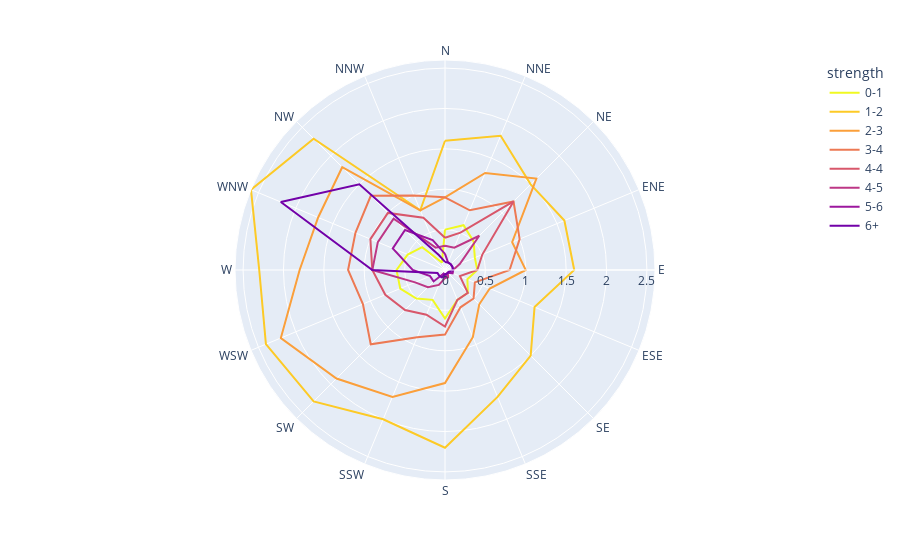

This figure's notebook cell:
### Code cell
fig.show()

### Figure 1 — Plotly figure (JSON) as saved in the notebook; plotly's stock layout.template omitted (floating-point values rounded to 4 significant figures)
{"data": [{"hovertemplate": "strength=0-1<br>frequency=%{r}<br>direction=%{theta}<extra></extra>", "legendgroup": "0-1", "line": {"color": "#f0f921", "dash": "solid"}, "marker": {"symbol": "circle"}, "mode": "lines", "name": "0-1", "r": [0.5, 0.6, 0.5, 0.4, 0.4, 0.3, 0.4, 0.4, 0.6, 0.4, 0.5, 0.6, 0.6, 0.5, 0.4, 0.1, 0.5], "showlegend": true, "subplot": "polar", "theta": ["N", "NNE", "NE", "ENE", "E", "ESE", "SE", "SSE", "S", "SSW", "SW", "WSW", "W", "WNW", "NW", "NNW", "N"], "type": "scatterpolar"}, {"hovertemplate": "strength=1-2<br>frequency=%{r}<br>direction=%{theta}<extra></extra>", "legendgroup": "1-2", "line": {"color": "#fdca26", "dash": "solid"}, "marker": {"symbol": "circle"}, "mode": "lines", "name": "1-2", "r": [1.6, 1.8, 1.5, 1.6, 1.6, 1.2, 1.5, 1.7, 2.2, 2, 2.3, 2.4, 2.3, 2.6, 2.3, 0.8, 1.6], "showlegend": true, "subplot": "polar", "theta": ["N", "NNE", "NE", "ENE", "E", "ESE", "SE", "SSE", "S", "SSW", "SW", "WSW", "W", "WNW", "NW", "NNW", "N"], "type": "scatterpolar"}, {"hovertemplate": "strength=2-3<br>frequency=%{r}<br>direction=%{theta}<extra></extra>", "legendgroup": "2-3", "line": {"color": "#fb9f3a", "dash": "solid"}, "marker": {"symbol": "circle"}, "mode": "lines", "name": "2-3", "r": [0.9, 1.3, 1.6, 0.9, 1, 0.6, 0.6, 0.9, 1.4, 1.7, 1.9, 2.2, 1.8, 1.7, 1.8, 0.8, 0.9], "showlegend": true, "subplot": "polar", "theta": ["N", "NNE", "NE", "ENE", "E", "ESE", "SE", "SSE", "S", "SSW", "SW", "WSW", "W", "WNW", "NW", "NNW", "N"], "type": "scatterpolar"}, {"hovertemplate": "strength=3-4<br>frequency=%{r}<br>direction=%{theta}<extra></extra>", "legendgroup": "3-4", "line": {"color": "#ed7953", "dash": "solid"}, "marker": {"symbol": "circle"}, "mode": "lines", "name": "3-4", "r": [0.9, 0.8, 1.2, 1, 0.8, 0.4, 0.5, 0.5, 0.8, 0.9, 1.3, 1.1, 1.2, 1.2, 1.3, 1, 0.9], "showlegend": true, "subplot": "polar", "theta": ["N", "NNE", "NE", "ENE", "E", "ESE", "SE", "SSE", "S", "SSW", "SW", "WSW", "W", "WNW", "NW", "NNW", "N"], "type": "scatterpolar"}, {"hovertemplate": "strength=4-4<br>frequency=%{r}<br>direction=%{theta}<extra></extra>", "legendgroup": "4-4", "line": {"color": "#d8576b", "dash": "solid"}, "marker": {"symbol": "circle"}, "mode": "lines", "name": "4-4", "r": [0.4, 0.5, 1.2, 0.5, 0.4, 0.2, 0.4, 0.4, 0.7, 0.6, 0.7, 0.8, 0.9, 1, 1, 0.7, 0.4], "showlegend": true, "subplot": "polar", "theta": ["N", "NNE", "NE", "ENE", "E", "ESE", "SE", "SSE", "S", "SSW", "SW", "WSW", "W", "WNW", "NW", "NNW", "N"], "type": "scatterpolar"}, {"hovertemplate": "strength=4-5<br>frequency=%{r}<br>direction=%{theta}<extra></extra>", "legendgroup": "4-5", "line": {"color": "#bd3786", "dash": "solid"}, "marker": {"symbol": "circle"}, "mode": "lines", "name": "4-5", "r": [0.3, 0.3, 0.6, 0.2, 0.1, 0.1, 0.05, 0.1, 0.1, 0.2, 0.3, 0.4, 0.9, 0.9, 0.9, 0.3, 0.3], "showlegend": true, "subplot": "polar", "theta": ["N", "NNE", "NE", "ENE", "E", "ESE", "SE", "SSE", "S", "SSW", "SW", "WSW", "W", "WNW", "NW", "NNW", "N"], "type": "scatterpolar"}, {"hovertemplate": "strength=5-6<br>frequency=%{r}<br>direction=%{theta}<extra></extra>", "legendgroup": "5-6", "line": {"color": "#9c179e", "dash": "solid"}, "marker": {"symbol": "circle"}, "mode": "lines", "name": "5-6", "r": [0.2, 0.1, 0.1, 0.1, 0.1, 0.1, 0.05, 0.05, 0.1, 0.05, 0.2, 0.2, 0.4, 0.7, 0.7, 0.4, 0.2], "showlegend": true, "subplot": "polar", "theta": ["N", "NNE", "NE", "ENE", "E", "ESE", "SE", "SSE", "S", "SSW", "SW", "WSW", "W", "WNW", "NW", "NNW", "N"], "type": "scatterpolar"}, {"hovertemplate": "strength=6+<br>frequency=%{r}<br>direction=%{theta}<extra></extra>", "legendgroup": "6+", "line": {"color": "#7201a8", "dash": "solid"}, "marker": {"symbol": "circle"}, "mode": "lines", "name": "6+", "r": [0.1, 0.1, 0.1, 0.1, 0.1, 0.05, 0.05, 0.05, 0.05, 0.1, 0.1, 0.1, 0.9, 2.2, 1.5, 0.2, 0.1], "showlegend": true, "subplot": "polar", "theta": ["N", "NNE", "NE", "ENE", "E", "ESE", "SE", "SSE", "S", "SSW", "SW", "WSW", "W", "WNW", "NW", "NNW", "N"], "type": "scatterpolar"}], "layout": {"legend": {"title": {"text": "strength"}, "tracegroupgap": 0}, "margin": {"t": 60}, "polar": {"angularaxis": {"direction": "clockwise", "rotation": 90}, "domain": {"x": [0, 1], "y": [0, 1]}}}}
